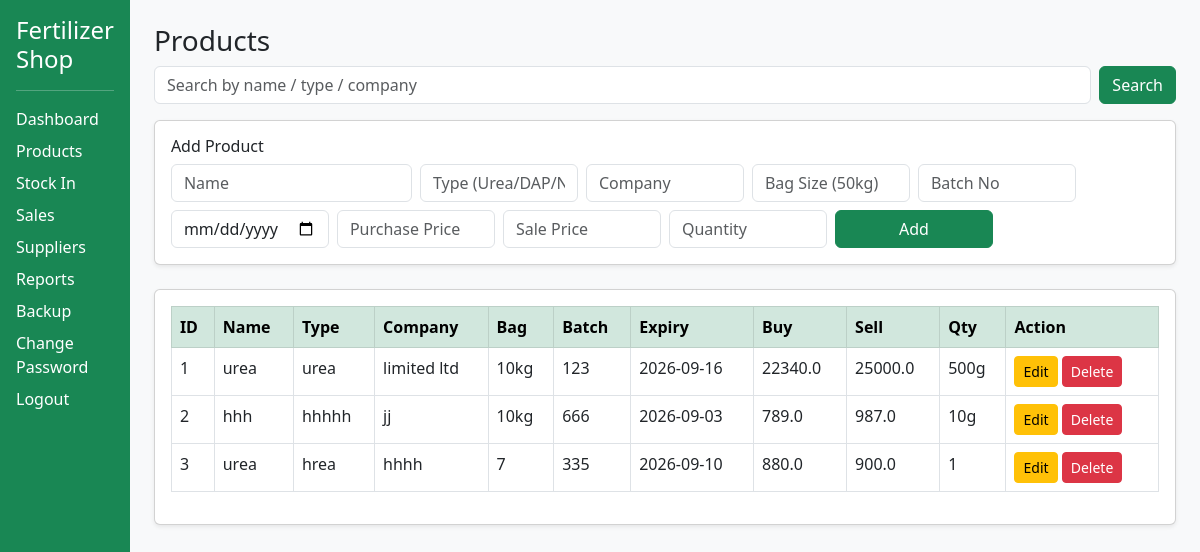
Screenshot of /products (signed in) with the database file from the repository.
### tables this page shows
CREATE TABLE products (
    id INTEGER PRIMARY KEY AUTOINCREMENT,
    name TEXT, type TEXT, company TEXT, bag_size TEXT,
    batch_no TEXT, expiry TEXT,
    purchase_price REAL, sale_price REAL, quantity INTEGER
);

### app.py (the view)
@app.route('/products')
def products():
    if 'user' not in session:
        return redirect('/')
    q = request.args.get('q', '')
    conn = sqlite3.connect('database.db')
    c = conn.cursor()
    if q:
        c.execute("SELECT * FROM products WHERE name LIKE ? OR type LIKE ? OR company LIKE ?",
                  ('%'+q+'%', '%'+q+'%', '%'+q+'%'))
    else:
        c.execute("SELECT * FROM products")
    data = c.fetchall()
    conn.close()
    return render_template('products.html', products=data, q=q)

### templates/products.html (shortened to what this page needs)
<!DOCTYPE html>
<html>
<head>
  <link href="https://cdn.jsdelivr.net/npm/bootstrap@5.3.0/dist/css/bootstrap.min.css" rel="stylesheet">
</head>
<body class="bg-light">
<div class="d-flex">
  <div class="bg-success text-white p-3" style="width:220px; min-height:100vh;">
    <h4>Fertilizer Shop</h4><hr>
    <a href="/dashboard" class="d-block text-white mb-2 text-decoration-none">Dashboard</a>
    <a href="/products" class="d-block text-white mb-2 text-decoration-none">Products</a>
    <a href="/stock_in" class="d-block text-white mb-2 text-decoration-none">Stock In</a>
    <a href="/sales" class="d-block text-white mb-2 text-decoration-none">Sales</a>
    <a href="/suppliers" class="d-block text-white mb-2 text-decoration-none">Suppliers</a>
    <a href="/reports" class="d-block text-white mb-2 text-decoration-none">Reports</a>
    <a href="/backup" class="d-block text-white mb-2 text-decoration-none">Backup</a>
    <a href="/change_password" class="d-block text-white mb-2 text-decoration-none">Change Password</a>
    <a href="/logout" class="d-block text-white mb-2 text-decoration-none">Logout</a>
  </div>
  <div class="flex-grow-1 p-4">
    <h3>Products</h3>
    <form method="GET" class="mb-3 d-flex">
  <input class="form-control me-2" name="q" value="{{ q }}" placeholder="Search by name / type / company">
  <button class="btn btn-success">Search</button>
</form>
    <div class="card p-3 shadow-sm mb-4">
      <h6>Add Product</h6>
      <form method="POST" action="/add_product" class="row g-2">
        <div class="col-md-3"><input class="form-control" name="name" placeholder="Name" required></div>
        <div class="col-md-2"><input class="form-control" name="type" placeholder="Type (Urea/DAP/NPK)"></div>
        <div class="col-md-2"><input class="form-control" name="company" placeholder="Company"></div>
        <div class="col-md-2"><input class="form-control" name="bag_size" placeholder="Bag Size (50kg)"></div>
        <div class="col-md-2"><input class="form-control" name="batch_no" placeholder="Batch No"></div>
        <div class="col-md-2"><input class="form-control" name="expiry" type="date"></div>
        <div class="col-md-2"><input class="form-control" name="purchase_price" placeholder="Purchase Price"></div>
        <div class="col-md-2"><input class="form-control" name="sale_price" placeholder="Sale Price"></div>
        <div class="col-md-2"><input class="form-control" name="quantity" placeholder="Quantity"></div>
        <div class="col-md-2"><button class="btn btn-success w-100">Add</button></div>
      </form>
    </div>
    <div class="card p-3 shadow-sm">
      <table class="table table-bordered">
        <thead class="table-success">
          <tr>
            <th>ID</th><th>Name</th><th>Type</th><th>Company</th>
            <th>Bag</th><th>Batch</th><th>Expiry</th>
            <th>Buy</th><th>Sell</th><th>Qty</th><th>Action</th>
          </tr>
        </thead>
        <tbody>
          {% for p in products %}
          <tr>
  <td>{{ p[0] }}</td><td>{{ p[1] }}</td><td>{{ p[2] }}</td>
  <td>{{ p[3] }}</td><td>{{ p[4] }}</td><td>{{ p[5] }}</td>
  <td>{{ p[6] }}</td><td>{{ p[7] }}</td><td>{{ p[8] }}</td>
  <td>{{ p[9] }}</td>
  <td>
    <a href="/edit_product/{{ p[0] }}" class="btn btn-sm btn-warning">Edit</a>
    <a href="/delete_product/{{ p[0] }}" class="btn btn-sm btn-danger">Delete</a>
  </td>
</tr>
          {% endfor %}
        </tbody>
      </table>
    </div>
  </div>
</div>
</body>
</html>

### rows the page displays
products: id "1", name "urea", type "urea", company "limited ltd", bag_size "10kg", batch_no "123", expiry "2026-09-16", purchase_price "22340.0", sale_price "25000.0", quantity "500g"
products: id "2", name "hhh", type "hhhhh", company "jj", bag_size "10kg", batch_no "666", expiry "2026-09-03", purchase_price "789.0", sale_price "987.0", quantity "10g"
products: id "3", name "urea", type "hrea", company "hhhh", bag_size "7", batch_no "335", expiry "2026-09-10", purchase_price "880.0", sale_price "900.0", quantity "1"
